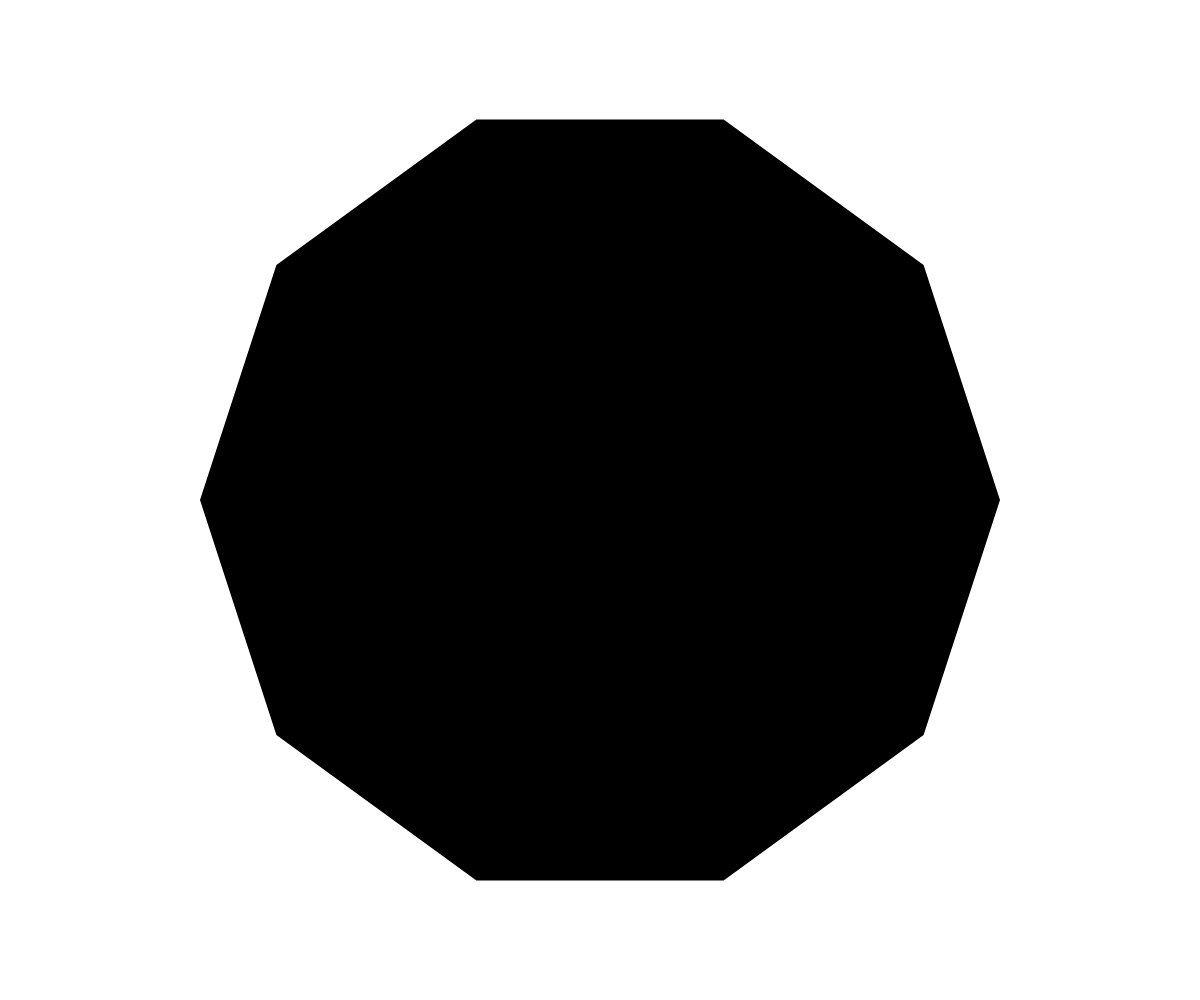
Frame 1 (no input)
Frame 60 (no input): identical to frame 1, image omitted
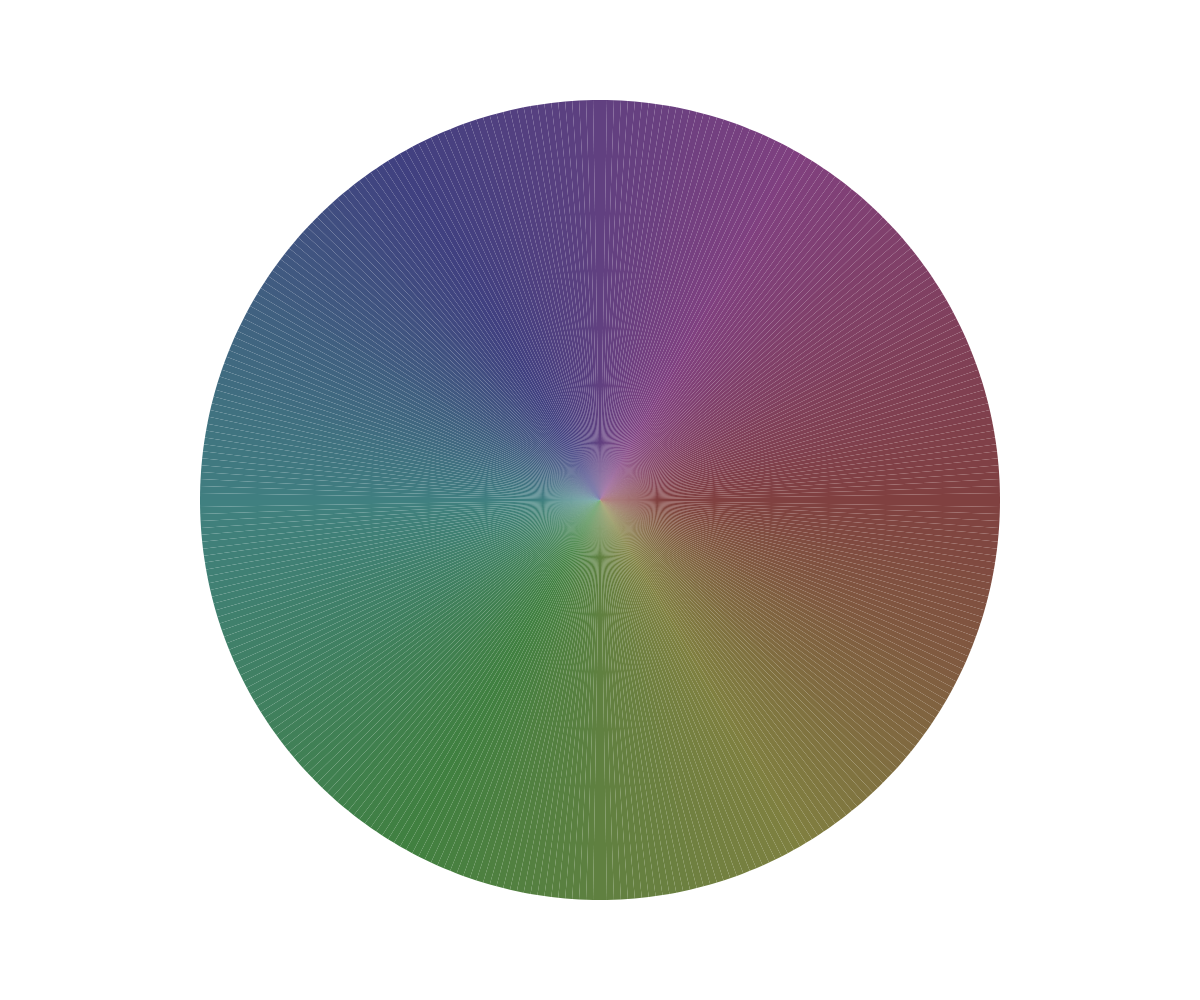
Frame 120 (the mouse pressed at the canvas centre since frame 60)

The p5.js sketch that drew these frames (run headless with seeded random() and noise() and a simulated clock; from frame 60 on, the mouse is pressed at the canvas centre):

// p5.js sketch
// ── sketch.js
"use strict";

let w, h;

let aor;

function setup() {
  w = windowWidth;
  h = windowHeight;
  createCanvas(w, h);
  smooth();
  colorMode(HSB, 360, w, h);
  noStroke();
}

function draw() {
  background(h);
  let stepNumber = map(mouseX, 0, width, 10, 360);
  let angInc = floor(360 / stepNumber);
  let radius = height / 2.5;

  // save the matrix state to revert to later
  push();
  // translate to the middle of the screen
  translate(width / 2, height / 2);
  // begin rendering the triangle fan shape
  beginShape(TRIANGLE_FAN);
  // 0,0 equates to the screen center since translating there.
  // place the first vertex.
  vertex(0, 0);

  //for as many segments as we will need in the triangle...
  for (let angle = 0; angle <= 360; angle += angInc) {
    //Passing the angle (converted into radians), into the COS function and multiplying it
    //by radius gives us the X value along the circles perimeter.
    let vx = radius * cos(radians(angle));
    //the same is done for the Y value, except using SIN instead of COS
    let vy = radius * sin(radians(angle));
    //the segments fill corresponds to its angle in the circle, and it's S & B values are mapped to the mouse.
    fill(angle, mouseX, mouseY);
    //place the vertex
    vertex(vx, vy);
  }
  // end vertex shape
  endShape();
  //return to matrix state saved by push
  pop();
}
